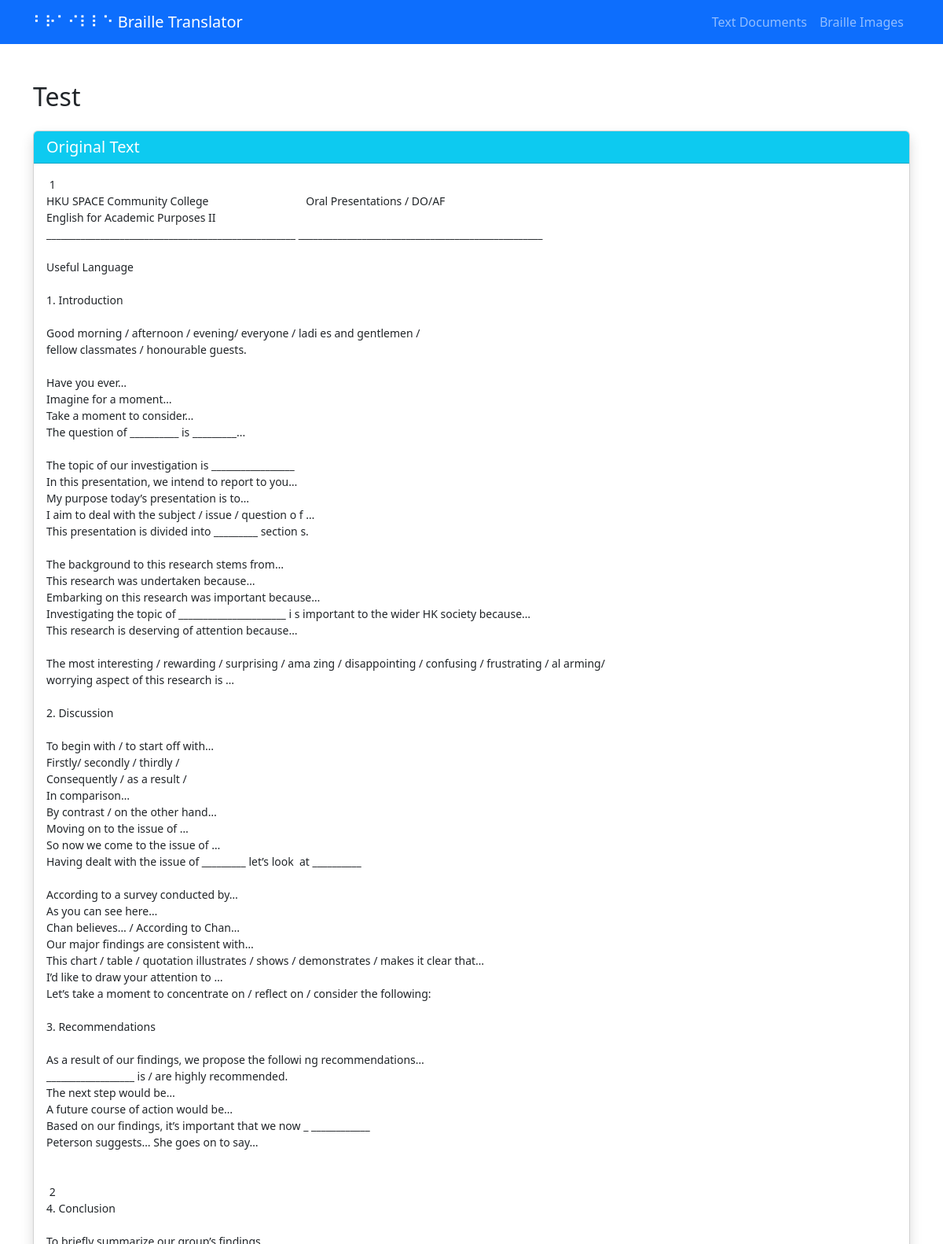
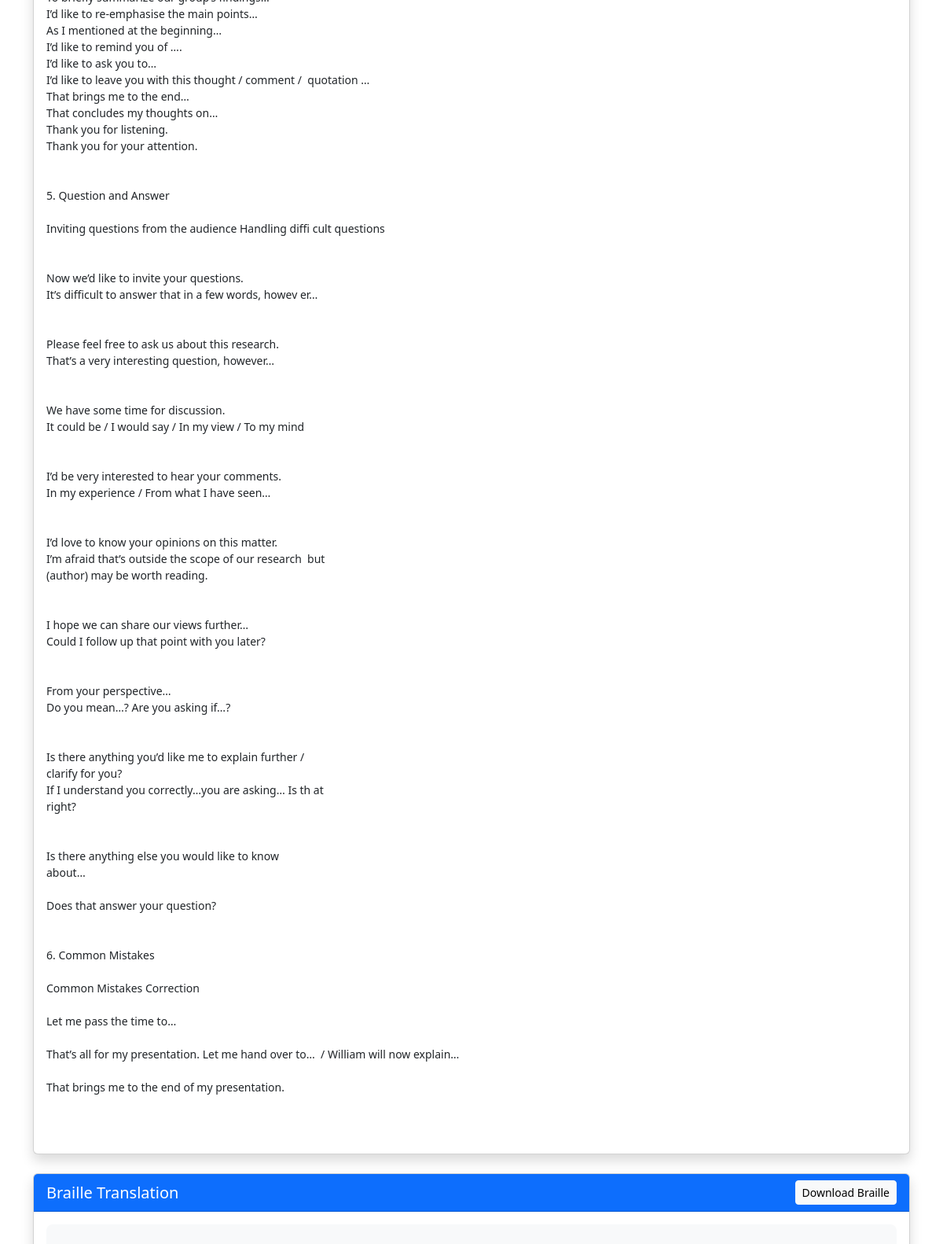
The app's page /translate/1/ (upper part) with its own data (2 pictures, top to bottom).
### braille_translator/models.py (models this page shows, shortened)
class Document(models.Model):
    DOCUMENT_TYPES = [
        ('txt', 'Text File'),
        ('pdf', 'PDF Document'),
        ('docx', 'Word Document'),
    ]
    title = models.CharField(max_length=255)
    document = models.FileField(upload_to='documents/')
    document_type = models.CharField(max_length=10, choices=DOCUMENT_TYPES)
    uploaded_at = models.DateTimeField(default=timezone.now)
    original_text = models.TextField(blank=True)
    braille_text = models.TextField(blank=True)
    is_translated = models.BooleanField(default=False)
    class Meta:
        ordering = ['-uploaded_at']

### braille_translator/views.py (the view, shortened to what this page needs)
# urls.py: path('translate/<int:pk>/', views.translate_document, name='translate_document'),
def translate_document(request, pk):
    document = get_object_or_404(Document, pk=pk)
    context = {
        'document': document,
    }
    return render(request, 'braille_translator/translate.html', context)

### braille_translator/templates/braille_translator/translate.html (shortened to what this page needs)
{% extends 'braille_translator/base.html' %}
{% block content %}
<div class="row">
    <div class="col-12">
        <h2 class="mb-4">{{ document.title }}</h2>
        <div class="card shadow mb-4">
            <div class="card-header bg-info text-white">
                <h5 class="mb-0">Original Text</h5>
            </div>
            <div class="card-body">
                <pre style="white-space: pre-wrap; font-family: 'Segoe UI', Tahoma, Geneva, Verdana, sans-serif;">{{ document.original_text }}</pre>
            </div>
        </div>
        <div class="card shadow mb-4">
            <div class="card-header bg-primary text-white d-flex justify-content-between align-items-center">
                <h5 class="mb-0">Braille Translation</h5>
                <a href="{% url 'download_braille' document.pk %}" class="btn btn-light btn-sm">
                    Download Braille
                </a>
            </div>
            <div class="card-body">
                <div class="braille-text">{{ document.braille_text }}</div>
            </div>
        </div>
    </div>
</div>
{% endblock %}

### braille_translator/templates/braille_translator/base.html (style rules this page uses)
.braille-text { font-family: 'Courier New', monospace; font-size: 1.5rem; line-height: 2; white-space: pre-wrap; background-color: #f8f9fa; padding: 20px; border-radius: 8px; overflow-x: auto; }

### records on screen
Document: title "Test", original_text "1 HKU SPACE Community College Oral Presentations / DO/AF English for Academic Purposes II ___________________________________________________ __________________________________________________ Useful Language 1. Introduction Good morning / afternoon / evening/ everyone / ladi es and gentlemen / fellow classmates / honourable guests. Have you ever… Imagine for a moment… Take a moment to consider… The question of __________ is _________... The topic of our investigation is _________________ In this presentation, we intend to report to you… My purpose today’s presentation is to… I aim to deal with the subject / issue / question o f … This presentation is divided into _________ section s. The…"
